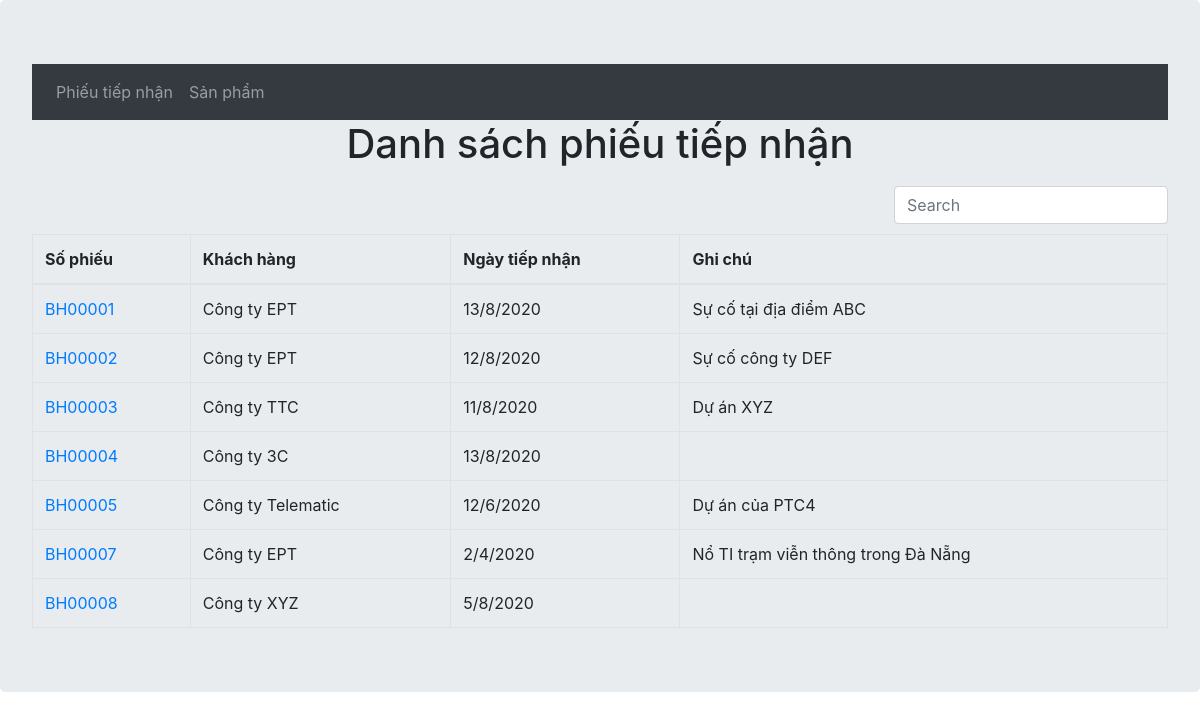
/warranty/notes, run on the app's committed database.
### warranty/models.py (models this page shows, shortened)
class Note(models.Model):
    noteNumber = models.CharField(max_length=10, unique=True,error_messages={'unique':"Số phiếu này đã có"}, verbose_name="Số phiếu")
    customers = models.CharField(max_length=50, null=False, verbose_name="Khách hàng")
    receiveDay = models.DateField(null=False, verbose_name="Ngày tiếp nhận")
    note = models.TextField(blank=True, verbose_name="Ghi chú")

### warranty/views.py (the view)
# urls.py: path('notes', views.NoteListView.as_view(), name = 'notes'),
class NoteListView(generic.ListView):
    model = Note

### warranty/templates/warranty/note_list.html (shortened to what this page needs)
{% extends 'warranty/layout.html'%}
{% block content %}
        {% if note_list %}
        <h1 class="text-center">Danh sách phiếu tiếp nhận</h1>
        <table data-toggle="table" data-search="true">
            <thead>
                <tr>
                    <th>Số phiếu</th>
                    <th>Khách hàng</th>
                    <th>Ngày tiếp nhận</th>
                    <th>Ghi chú</th>
                </tr>
            </thead>
            <tbody>
                {% for note in note_list %}
                <tr>
                    <td><a href="{% url 'warranty:note_update' note.id %}">{{ note.noteNumber }}</a></td>
                    <td>{{ note.customers }}</td>
                    <td>{{ note.receiveDay|date:"j/n/Y" }}</td>
                    <td>{{ note.note }}</td>
                </tr>
                {% endfor %}
            </tbody>
        </table>
        {% else %}
        <div class="text-center">Chưa có phiếu tiếp nhận nào</div>
        {% endif %}
{% endblock %}

### data on the page
Note: noteNumber "BH00001", customers "Công ty EPT", receiveDay "13/8/2020", note "Sự cố tại địa điểm ABC"
Note: noteNumber "BH00002", customers "Công ty EPT", receiveDay "12/8/2020", note "Sự cố công ty DEF"
Note: noteNumber "BH00003", customers "Công ty TTC", receiveDay "11/8/2020", note "Dự án XYZ"
Note: noteNumber "BH00004", customers "Công ty 3C", receiveDay "13/8/2020"
Note: noteNumber "BH00005", customers "Công ty Telematic", receiveDay "12/6/2020", note "Dự án của PTC4"
Note: noteNumber "BH00007", customers "Công ty EPT", receiveDay "2/4/2020", note "Nổ TI trạm viễn thông trong Đà Nẵng"
Note: noteNumber "BH00008", customers "Công ty XYZ", receiveDay "5/8/2020"
